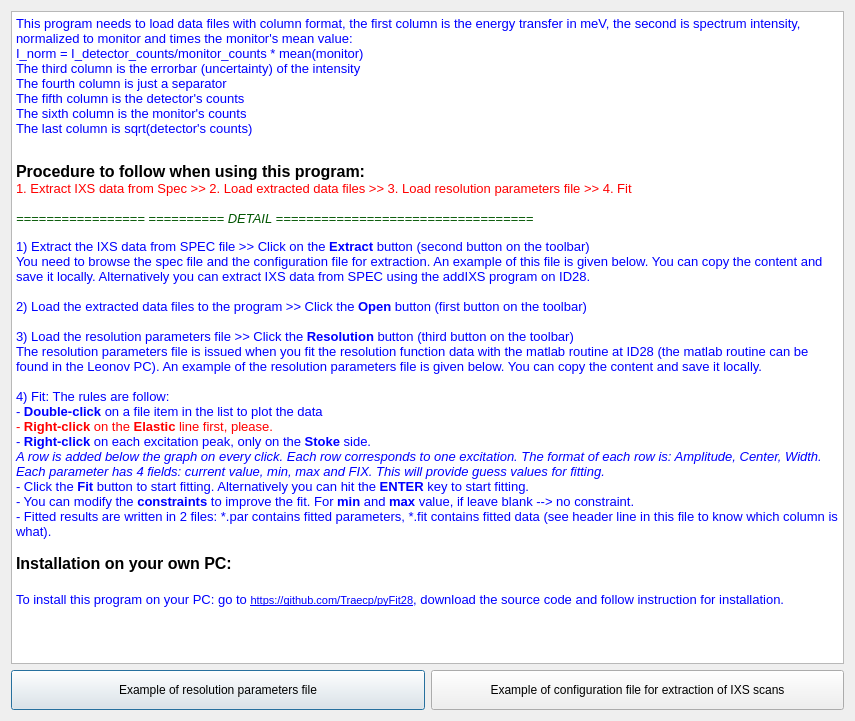
<?xml version="1.0" encoding="UTF-8"?>
<ui version="4.0">
 <class>Help_Dialog</class>
 <widget class="QDialog" name="Help_Dialog">
  <property name="geometry">
   <rect>
    <x>0</x>
    <y>0</y>
    <width>855</width>
    <height>721</height>
   </rect>
  </property>
  <property name="windowTitle">
   <string>How to use this program</string>
  </property>
  <layout class="QGridLayout" name="gridLayout">
   <item row="0" column="0" colspan="2">
    <widget class="QTextEdit" name="displayText">
     <property name="readOnly">
      <bool>true</bool>
     </property>
     <property name="html">
      <string>&lt;!DOCTYPE HTML PUBLIC &quot;-//W3C//DTD HTML 4.0//EN&quot; &quot;http://www.w3.org/TR/REC-html40/strict.dtd&quot;&gt;
&lt;html&gt;&lt;head&gt;&lt;meta name=&quot;qrichtext&quot; content=&quot;1&quot; /&gt;&lt;style type=&quot;text/css&quot;&gt;
p, li { white-space: pre-wrap; }
&lt;/style&gt;&lt;/head&gt;&lt;body style=&quot; font-family:'MS Shell Dlg 2'; font-size:8.25pt; font-weight:400; font-style:normal;&quot;&gt;
&lt;p style=&quot; margin-top:0px; margin-bottom:0px; margin-left:0px; margin-right:0px; -qt-block-indent:0; text-indent:0px;&quot;&gt;&lt;span style=&quot; font-size:10pt; color:#0000ff;&quot;&gt;This program needs to load data files with column format, the first column is the energy transfer in meV, the second is spectrum intensity, normalized to monitor and times the monitor's mean value:&lt;/span&gt;&lt;/p&gt;
&lt;p style=&quot; margin-top:0px; margin-bottom:0px; margin-left:0px; margin-right:0px; -qt-block-indent:0; text-indent:0px;&quot;&gt;&lt;span style=&quot; font-size:10pt; color:#0000ff;&quot;&gt;I_norm = I_detector_counts/monitor_counts * mean(monitor)&lt;/span&gt;&lt;/p&gt;
&lt;p style=&quot; margin-top:0px; margin-bottom:0px; margin-left:0px; margin-right:0px; -qt-block-indent:0; text-indent:0px;&quot;&gt;&lt;span style=&quot; font-size:10pt; color:#0000ff;&quot;&gt;The third column is the errorbar (uncertainty) of the intensity&lt;/span&gt;&lt;/p&gt;
&lt;p style=&quot; margin-top:0px; margin-bottom:0px; margin-left:0px; margin-right:0px; -qt-block-indent:0; text-indent:0px;&quot;&gt;&lt;span style=&quot; font-size:10pt; color:#0000ff;&quot;&gt;The fourth column is just a separator&lt;/span&gt;&lt;/p&gt;
&lt;p style=&quot; margin-top:0px; margin-bottom:0px; margin-left:0px; margin-right:0px; -qt-block-indent:0; text-indent:0px;&quot;&gt;&lt;span style=&quot; font-size:10pt; color:#0000ff;&quot;&gt;The fifth column is the detector's counts&lt;/span&gt;&lt;/p&gt;
&lt;p style=&quot; margin-top:0px; margin-bottom:0px; margin-left:0px; margin-right:0px; -qt-block-indent:0; text-indent:0px;&quot;&gt;&lt;span style=&quot; font-size:10pt; color:#0000ff;&quot;&gt;The sixth column is the monitor's counts&lt;/span&gt;&lt;/p&gt;
&lt;p style=&quot; margin-top:0px; margin-bottom:0px; margin-left:0px; margin-right:0px; -qt-block-indent:0; text-indent:0px;&quot;&gt;&lt;span style=&quot; font-size:10pt; color:#0000ff;&quot;&gt;The last column is sqrt(detector's counts)&lt;/span&gt;&lt;/p&gt;
&lt;p style=&quot;-qt-paragraph-type:empty; margin-top:0px; margin-bottom:0px; margin-left:0px; margin-right:0px; -qt-block-indent:0; text-indent:0px; font-size:8pt;&quot;&gt;&lt;br /&gt;&lt;/p&gt;
&lt;p style=&quot;-qt-paragraph-type:empty; margin-top:0px; margin-bottom:0px; margin-left:0px; margin-right:0px; -qt-block-indent:0; text-indent:0px; font-size:8pt;&quot;&gt;&lt;br /&gt;&lt;/p&gt;
&lt;p style=&quot; margin-top:0px; margin-bottom:0px; margin-left:0px; margin-right:0px; -qt-block-indent:0; text-indent:0px;&quot;&gt;&lt;span style=&quot; font-size:12pt; font-weight:600;&quot;&gt;Procedure to follow when using this program:&lt;/span&gt;&lt;/p&gt;
&lt;p style=&quot; margin-top:0px; margin-bottom:0px; margin-left:0px; margin-right:0px; -qt-block-indent:0; text-indent:0px;&quot;&gt;&lt;span style=&quot; font-size:10pt; color:#ff0000;&quot;&gt;1. Extract IXS data from Spec &amp;gt;&amp;gt; 2. Load extracted data files &amp;gt;&amp;gt; 3. Load resolution parameters file &amp;gt;&amp;gt; 4. Fit&lt;/span&gt;&lt;/p&gt;
&lt;p style=&quot;-qt-paragraph-type:empty; margin-top:0px; margin-bottom:0px; margin-left:0px; margin-right:0px; -qt-block-indent:0; text-indent:0px; font-size:10pt;&quot;&gt;&lt;br /&gt;&lt;/p&gt;
&lt;p style=&quot; margin-top:0px; margin-bottom:0px; margin-left:0px; margin-right:0px; -qt-block-indent:0; text-indent:0px;&quot;&gt;&lt;span style=&quot; font-size:10pt; font-style:italic; color:#005500;&quot;&gt;================= ========== DETAIL ==================================&lt;/span&gt;&lt;/p&gt;
&lt;p style=&quot;-qt-paragraph-type:empty; margin-top:0px; margin-bottom:0px; margin-left:0px; margin-right:0px; -qt-block-indent:0; text-indent:0px; font-size:8pt;&quot;&gt;&lt;br /&gt;&lt;/p&gt;
&lt;p style=&quot; margin-top:0px; margin-bottom:0px; margin-left:0px; margin-right:0px; -qt-block-indent:0; text-indent:0px;&quot;&gt;&lt;span style=&quot; font-size:10pt; color:#0000ff;&quot;&gt;1) Extract the IXS data from SPEC file &amp;gt;&amp;gt; Click on the&lt;/span&gt;&lt;span style=&quot; font-size:10pt; font-weight:600; color:#0000ff;&quot;&gt; Extract &lt;/span&gt;&lt;span style=&quot; font-size:10pt; color:#0000ff;&quot;&gt;button (second button on the toolbar)&lt;/span&gt;&lt;/p&gt;
&lt;p style=&quot; margin-top:0px; margin-bottom:0px; margin-left:0px; margin-right:0px; -qt-block-indent:0; text-indent:0px;&quot;&gt;&lt;span style=&quot; font-size:10pt; color:#0000ff;&quot;&gt;You need to browse the spec file and the configuration file for extraction. An example of this file is given below. You can copy the content and save it locally. Alternatively you can extract IXS data from SPEC using the addIXS program on ID28.&lt;/span&gt;&lt;/p&gt;
&lt;p style=&quot;-qt-paragraph-type:empty; margin-top:0px; margin-bottom:0px; margin-left:0px; margin-right:0px; -qt-block-indent:0; text-indent:0px; font-size:10pt; color:#0000ff;&quot;&gt;&lt;br /&gt;&lt;/p&gt;
&lt;p style=&quot; margin-top:0px; margin-bottom:0px; margin-left:0px; margin-right:0px; -qt-block-indent:0; text-indent:0px;&quot;&gt;&lt;span style=&quot; font-size:10pt; color:#0000ff;&quot;&gt;2) Load the extracted data files to the program &amp;gt;&amp;gt; Click the &lt;/span&gt;&lt;span style=&quot; font-size:10pt; font-weight:600; color:#0000ff;&quot;&gt;Open&lt;/span&gt;&lt;span style=&quot; font-size:10pt; color:#0000ff;&quot;&gt; button (first button on the toolbar)&lt;/span&gt;&lt;/p&gt;
&lt;p style=&quot;-qt-paragraph-type:empty; margin-top:0px; margin-bottom:0px; margin-left:0px; margin-right:0px; -qt-block-indent:0; text-indent:0px; font-size:10pt; color:#0000ff;&quot;&gt;&lt;br /&gt;&lt;/p&gt;
&lt;p style=&quot; margin-top:0px; margin-bottom:0px; margin-left:0px; margin-right:0px; -qt-block-indent:0; text-indent:0px;&quot;&gt;&lt;span style=&quot; font-size:10pt; color:#0000ff;&quot;&gt;3) Load the resolution parameters file &amp;gt;&amp;gt; Click the &lt;/span&gt;&lt;span style=&quot; font-size:10pt; font-weight:600; color:#0000ff;&quot;&gt;Resolution&lt;/span&gt;&lt;span style=&quot; font-size:10pt; color:#0000ff;&quot;&gt; button (third button on the toolbar)&lt;/span&gt;&lt;/p&gt;
&lt;p style=&quot; margin-top:0px; margin-bottom:0px; margin-left:0px; margin-right:0px; -qt-block-indent:0; text-indent:0px;&quot;&gt;&lt;span style=&quot; font-size:10pt; color:#0000ff;&quot;&gt;The resolution parameters file is issued when you fit the resolution function data with the matlab routine at ID28 (the matlab routine can be found in the Leonov PC). An example of the resolution parameters file is given below. You can copy the content and save it locally.&lt;/span&gt;&lt;/p&gt;
&lt;p style=&quot;-qt-paragraph-type:empty; margin-top:0px; margin-bottom:0px; margin-left:0px; margin-right:0px; -qt-block-indent:0; text-indent:0px; font-size:10pt; color:#0000ff;&quot;&gt;&lt;br /&gt;&lt;/p&gt;
&lt;p style=&quot; margin-top:0px; margin-bottom:0px; margin-left:0px; margin-right:0px; -qt-block-indent:0; text-indent:0px;&quot;&gt;&lt;span style=&quot; font-size:10pt; color:#0000ff;&quot;&gt;4) Fit: The rules are follow:&lt;/span&gt;&lt;/p&gt;
&lt;p style=&quot; margin-top:0px; margin-bottom:0px; margin-left:0px; margin-right:0px; -qt-block-indent:0; text-indent:0px;&quot;&gt;&lt;span style=&quot; font-size:10pt; color:#0000ff;&quot;&gt;- &lt;/span&gt;&lt;span style=&quot; font-size:10pt; font-weight:600; color:#0000ff;&quot;&gt;Double-click&lt;/span&gt;&lt;span style=&quot; font-size:10pt; color:#0000ff;&quot;&gt; on a file item in the list to plot the data&lt;/span&gt;&lt;/p&gt;
&lt;p style=&quot; margin-top:0px; margin-bottom:0px; margin-left:0px; margin-right:0px; -qt-block-indent:0; text-indent:0px;&quot;&gt;&lt;span style=&quot; font-size:10pt; color:#ff0000;&quot;&gt;- &lt;/span&gt;&lt;span style=&quot; font-size:10pt; font-weight:600; color:#ff0000;&quot;&gt;Right-click&lt;/span&gt;&lt;span style=&quot; font-size:10pt; color:#ff0000;&quot;&gt; on the &lt;/span&gt;&lt;span style=&quot; font-size:10pt; font-weight:600; color:#ff0000;&quot;&gt;Elastic&lt;/span&gt;&lt;span style=&quot; font-size:10pt; color:#ff0000;&quot;&gt; line first, please.&lt;/span&gt;&lt;/p&gt;
&lt;p style=&quot; margin-top:0px; margin-bottom:0px; margin-left:0px; margin-right:0px; -qt-block-indent:0; text-indent:0px;&quot;&gt;&lt;span style=&quot; font-size:10pt; color:#0000ff;&quot;&gt;- &lt;/span&gt;&lt;span style=&quot; font-size:10pt; font-weight:600; color:#0000ff;&quot;&gt;Right-click&lt;/span&gt;&lt;span style=&quot; font-size:10pt; color:#0000ff;&quot;&gt; on each excitation peak, only on the &lt;/span&gt;&lt;span style=&quot; font-size:10pt; font-weight:600; color:#0000ff;&quot;&gt;Stoke&lt;/span&gt;&lt;span style=&quot; font-size:10pt; color:#0000ff;&quot;&gt; side. &lt;/span&gt;&lt;/p&gt;
&lt;p style=&quot; margin-top:0px; margin-bottom:0px; margin-left:0px; margin-right:0px; -qt-block-indent:0; text-indent:0px;&quot;&gt;&lt;span style=&quot; font-size:10pt; font-style:italic; color:#0000ff;&quot;&gt;A row is added below the graph on every click. Each row corresponds to one excitation. The format of each row is: Amplitude, Center, Width. Each parameter has 4 fields: current value, min, max and FIX. This will provide guess values for fitting.&lt;/span&gt;&lt;/p&gt;
&lt;p style=&quot; margin-top:0px; margin-bottom:0px; margin-left:0px; margin-right:0px; -qt-block-indent:0; text-indent:0px;&quot;&gt;&lt;span style=&quot; font-size:10pt; color:#0000ff;&quot;&gt;- Click the &lt;/span&gt;&lt;span style=&quot; font-size:10pt; font-weight:600; color:#0000ff;&quot;&gt;Fit&lt;/span&gt;&lt;span style=&quot; font-size:10pt; color:#0000ff;&quot;&gt; button to start fitting. Alternatively you can hit the &lt;/span&gt;&lt;span style=&quot; font-size:10pt; font-weight:600; color:#0000ff;&quot;&gt;ENTER&lt;/span&gt;&lt;span style=&quot; font-size:10pt; color:#0000ff;&quot;&gt; key to start fitting.&lt;/span&gt;&lt;/p&gt;
&lt;p style=&quot; margin-top:0px; margin-bottom:0px; margin-left:0px; margin-right:0px; -qt-block-indent:0; text-indent:0px;&quot;&gt;&lt;span style=&quot; font-size:10pt; color:#0000ff;&quot;&gt;- You can modify the &lt;/span&gt;&lt;span style=&quot; font-size:10pt; font-weight:600; color:#0000ff;&quot;&gt;constraints&lt;/span&gt;&lt;span style=&quot; font-size:10pt; color:#0000ff;&quot;&gt; to improve the fit. For &lt;/span&gt;&lt;span style=&quot; font-size:10pt; font-weight:600; color:#0000ff;&quot;&gt;min&lt;/span&gt;&lt;span style=&quot; font-size:10pt; color:#0000ff;&quot;&gt; and &lt;/span&gt;&lt;span style=&quot; font-size:10pt; font-weight:600; color:#0000ff;&quot;&gt;max&lt;/span&gt;&lt;span style=&quot; font-size:10pt; color:#0000ff;&quot;&gt; value, if leave blank --&amp;gt; no constraint.&lt;/span&gt;&lt;/p&gt;
&lt;p style=&quot; margin-top:0px; margin-bottom:0px; margin-left:0px; margin-right:0px; -qt-block-indent:0; text-indent:0px;&quot;&gt;&lt;span style=&quot; font-size:10pt; color:#0000ff;&quot;&gt;- Fitted results are written in 2 files: *.par contains fitted parameters, *.fit contains fitted data (see header line in this file to know which column is what).&lt;/span&gt;&lt;/p&gt;
&lt;p style=&quot;-qt-paragraph-type:empty; margin-top:0px; margin-bottom:0px; margin-left:0px; margin-right:0px; -qt-block-indent:0; text-indent:0px; font-size:10pt; color:#0000ff;&quot;&gt;&lt;br /&gt;&lt;/p&gt;
&lt;p style=&quot; margin-top:0px; margin-bottom:0px; margin-left:0px; margin-right:0px; -qt-block-indent:0; text-indent:0px;&quot;&gt;&lt;span style=&quot; font-size:12pt; font-weight:600; color:#000000;&quot;&gt;Installation on your own PC:&lt;/span&gt;&lt;/p&gt;
&lt;p style=&quot;-qt-paragraph-type:empty; margin-top:0px; margin-bottom:0px; margin-left:0px; margin-right:0px; -qt-block-indent:0; text-indent:0px; font-size:12pt; font-weight:600; color:#000000;&quot;&gt;&lt;br /&gt;&lt;/p&gt;
&lt;p style=&quot; margin-top:0px; margin-bottom:0px; margin-left:0px; margin-right:0px; -qt-block-indent:0; text-indent:0px;&quot;&gt;&lt;span style=&quot; font-size:10pt; color:#0000ff;&quot;&gt;To install this program on your PC: go to &lt;/span&gt;&lt;a href=&quot;https://github.com/Traecp/pyFit28&quot;&gt;&lt;span style=&quot; font-size:8pt; text-decoration: underline; color:#0000ff;&quot;&gt;https://github.com/Traecp/pyFit28&lt;/span&gt;&lt;/a&gt;&lt;span style=&quot; font-size:10pt; color:#0000ff;&quot;&gt;, download the source code and follow instruction for installation.&lt;/span&gt;&lt;/p&gt;
&lt;p style=&quot;-qt-paragraph-type:empty; margin-top:0px; margin-bottom:0px; margin-left:0px; margin-right:0px; -qt-block-indent:0; text-indent:0px; font-size:10pt; color:#0000ff;&quot;&gt;&lt;br /&gt;&lt;/p&gt;&lt;/body&gt;&lt;/html&gt;</string>
     </property>
    </widget>
   </item>
   <item row="1" column="0">
    <widget class="QPushButton" name="example_resolution">
     <property name="minimumSize">
      <size>
       <width>0</width>
       <height>40</height>
      </size>
     </property>
     <property name="text">
      <string>Example of resolution parameters file</string>
     </property>
    </widget>
   </item>
   <item row="1" column="1">
    <widget class="QPushButton" name="example_config">
     <property name="minimumSize">
      <size>
       <width>0</width>
       <height>40</height>
      </size>
     </property>
     <property name="text">
      <string>Example of configuration file for extraction of IXS scans</string>
     </property>
    </widget>
   </item>
  </layout>
 </widget>
 <resources/>
 <connections/>
</ui>
